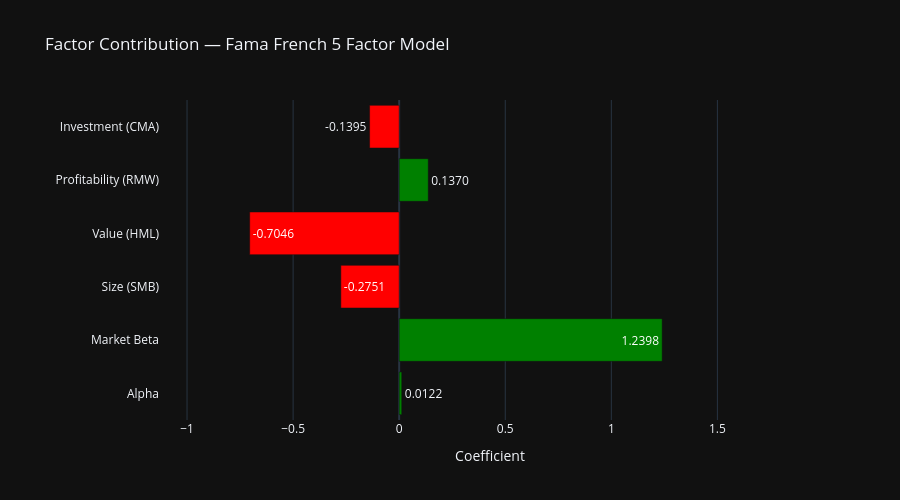

Notebook code cell kept with this figure:
### Markdown cell above
1. `import plotly.graph_objects as go` - This imports the graph_objects module from Plotly and assigns it the alias 'go'. This module contains the core plotting capabilities of Plotly, providing various chart types and visualization objects like scatter plots, bar charts, and more.

2. `from plotly.subplots import make_subplots` - This imports the specific make_subplots function from Plotly's subplots module. This function allows you to create figures with multiple subplots arranged in a grid layout, similar to matplotlib's subplots but with Plotly's interactive features.

These imports are necessary preparation for creating interactive visualizations with Plotly.

### Code cell
factors = ['Alpha', 'Market Beta', 'Size (SMB)', 'Value (HML)', 'Profitability (RMW)', 'Investment (CMA)']
values = [params['const'], params['Mkt-RF'], params['SMB'], params['HML'], params['RMW'], params['CMA']]
colors = ['green' if v > 0 else 'red' for v in values]

fig1 = go.Figure(go.Bar(
    x=values,
    y=factors,
    orientation='h',
    marker_color=colors,
    text=[f'{v:.4f}' for v in values],
    textposition='auto',
    textfont=dict(size=12)
))

fig1.update_layout(
    title='Factor Contribution — Fama French 5 Factor Model',
    xaxis_title='Coefficient',
    template='plotly_dark',
    height=500,
    xaxis=dict(
        range=[min(values) * 1.6, max(values) * 1.6],
        automargin=True
    ),
    margin=dict(l=160)
)

fig1.show()

### Figure 1 — Plotly figure (JSON) as saved in the notebook; plotly's stock layout.template omitted (floating-point values rounded to 4 significant figures)
{"data": [{"marker": {"color": ["green", "green", "red", "red", "green", "red"]}, "orientation": "h", "text": ["0.0122", "1.2398", "-0.2751", "-0.7046", "0.1370", "-0.1395"], "textfont": {"size": 12}, "textposition": "auto", "type": "bar", "x": [0.0122, 1.24, -0.2751, -0.7046, 0.137, -0.1395], "y": ["Alpha", "Market Beta", "Size (SMB)", "Value (HML)", "Profitability (RMW)", "Investment (CMA)"]}], "layout": {"height": 500, "margin": {"l": 160}, "title": {"text": "Factor Contribution — Fama French 5 Factor Model"}, "xaxis": {"automargin": true, "range": [-1.127, 1.984], "title": {"text": "Coefficient"}}}}
